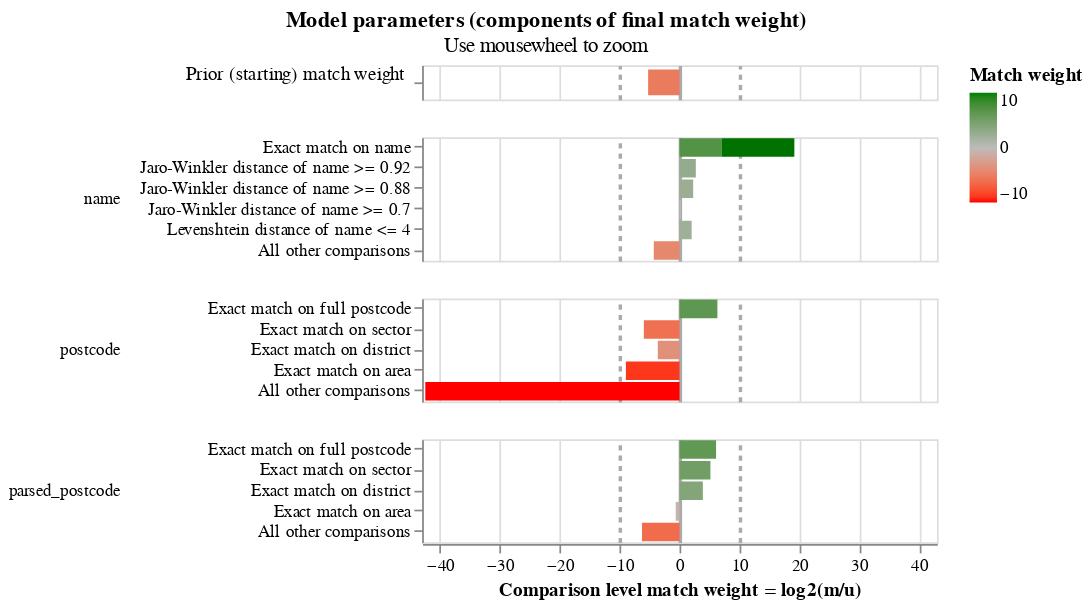

Notebook cell for this chart:
### Code cell
linker.visualisations.match_weights_chart()

### Figure 1 — Vega-Lite specification as saved in the notebook (floating-point values rounded to 4 significant figures)
{"config": {"view": {"continuousWidth": 300, "continuousHeight": 300, "discreteHeight": 60, "discreteWidth": 400}, "header": {"title": null}, "mark": {"tooltip": null}, "title": {"anchor": "middle"}}, "vconcat": [{"mark": {"type": "bar", "clip": true, "height": 15}, "encoding": {"color": {"field": "log2_bayes_factor", "scale": {"domain": [-10, 0, 10], "interpolate": "lab", "range": ["red", "#bbbbbb", "green"]}, "title": "Match weight", "type": "quantitative"}, "tooltip": [{"field": "comparison_name", "title": "Comparison name", "type": "nominal"}, {"field": "probability_two_random_records_match", "format": ".4f", "title": "Probability two random records match", "type": "nominal"}, {"field": "log2_bayes_factor", "format": ",.4f", "title": "Equivalent match weight", "type": "quantitative"}, {"field": "bayes_factor_description", "title": "Match weight description", "type": "nominal"}], "x": {"axis": {"domain": false, "gridColor": {"condition": {"test": "abs(datum.value / 10)  <= 1 & datum.value % 10 === 0", "value": "#aaa"}, "value": "#ddd"}, "gridDash": {"condition": {"test": "abs(datum.value / 10) == 1", "value": [3]}, "value": null}, "gridWidth": {"condition": {"test": "abs(datum.value / 10)  <= 1 & datum.value % 10 === 0", "value": 2}, "value": 1}, "labels": false, "ticks": false, "title": ""}, "field": "log2_bayes_factor", "scale": {"domain": [-43, 43]}, "type": "quantitative"}, "y": {"axis": {"title": "Prior (starting) match weight", "titleAlign": "right", "titleAngle": 0, "titleFontWeight": "normal"}, "field": "label_for_charts", "sort": {"field": "comparison_vector_value", "order": "descending"}, "type": "nominal"}}, "height": 20, "transform": [{"filter": "(datum.comparison_name == 'probability_two_random_records_match')"}]}, {"mark": {"type": "bar", "clip": true}, "encoding": {"color": {"field": "log2_bayes_factor", "scale": {"domain": [-10, 0, 10], "interpolate": "lab", "range": ["red", "#bbbbbb", "green"]}, "title": "Match weight", "type": "quantitative"}, "row": {"field": "comparison_name", "header": {"labelAlign": "left", "labelAnchor": "middle", "labelAngle": 0}, "sort": {"field": "comparison_sort_order"}, "type": "nominal"}, "tooltip": [{"field": "comparison_name", "title": "Comparison name", "type": "nominal"}, {"field": "label_for_charts", "title": "Label", "type": "ordinal"}, {"field": "sql_condition", "title": "SQL condition", "type": "nominal"}, {"field": "m_probability", "format": ".10~g", "title": "M probability", "type": "quantitative"}, {"field": "u_probability", "format": ".10~g", "title": "U probability", "type": "quantitative"}, {"field": "bayes_factor", "format": ",.6f", "title": "Bayes factor = m/u", "type": "quantitative"}, {"field": "log2_bayes_factor", "format": ".4~g", "title": "Match weight = log2(m/u)", "type": "quantitative"}, {"field": "bayes_factor_description", "title": "Match weight description", "type": "nominal"}, {"field": "m_probability_description", "title": "m probability description", "type": "nominal"}, {"field": "u_probability_description", "title": "u probability description", "type": "nominal"}], "x": {"axis": {"gridColor": {"condition": {"test": "abs(datum.value / 10)  <= 1 & datum.value % 10 === 0", "value": "#aaa"}, "value": "#ddd"}, "gridDash": {"condition": {"test": "abs(datum.value / 10) == 1", "value": [3]}, "value": null}, "gridWidth": {"condition": {"test": "abs(datum.value / 10)  <= 1 & datum.value % 10 === 0", "value": 2}, "value": 1}, "title": "Comparison level match weight = log2(m/u)"}, "field": "log2_bayes_factor", "scale": {"domain": [-43, 43]}, "type": "quantitative"}, "y": {"axis": {"title": null}, "field": "label_for_charts", "sort": {"field": "comparison_vector_value", "order": "descending"}, "type": "nominal"}}, "height": {"step": 12}, "resolve": {"axis": {"y": "independent"}, "scale": {"y": "independent"}}, "transform": [{"filter": "(datum.comparison_name != 'probability_two_random_records_match')"}]}], "data": {"name": "data-2e3942cdcbbb00876b905c0b3b030e2b"}, "params": [{"name": "mouse_zoom", "select": {"type": "interval", "encodings": ["x"]}, "bind": "scales", "views": []}], "resolve": {"axis": {"y": "independent"}, "scale": {"y": "independent"}}, "title": {"text": "Model parameters (components of final match weight)", "subtitle": "Use mousewheel to zoom"}, "$schema": "https://vega.github.io/schema/vega-lite/v5.9.3.json", "datasets": {"data-2e3942cdcbbb00876b905c0b3b030e2b": [{"comparison_name": "probability_two_random_records_match", "sql_condition": null, "label_for_charts": "", "m_probability": null, "u_probability": null, "m_probability_description": null, "u_probability_description": null, "has_tf_adjustments": false, "tf_adjustment_column": null, "tf_adjustment_weight": null, "is_null_level": false, "bayes_factor": 0.02631, "log2_bayes_factor": -5.248, "comparison_vector_value": 0, "max_comparison_vector_value": 0, "bayes_factor_description": "The probability that two random records drawn at random match is 0.026 or one in  39.0 records.This is equivalent to a starting match weight of -5.248.", "probability_two_random_records_match": 0.02563, "comparison_sort_order": -1}, {"comparison_name": "name", "sql_condition": "\"name_l\" = \"name_r\"", "label_for_charts": "Exact match on name", "m_probability": 6.293e-05, "u_probability": 4.894e-07, "m_probability_description": "Amongst matching record comparisons, 0.006293% of records (i.e. one in 15,891) are in the exact match on name comparison level", "u_probability_description": "Amongst non-matching record comparisons, 4.894e-05% of records (i.e. one in 2,043,470) are in the exact match on name comparison level", "has_tf_adjustments": true, "tf_adjustment_column": "name", "tf_adjustment_weight": 1.0, "is_null_level": false, "bayes_factor": 128.6, "log2_bayes_factor": 7.007, "comparison_vector_value": 4, "max_comparison_vector_value": 4, "bayes_factor_description": "If comparison level is `exact match on name` then comparison is 129 times more likely to be a match", "probability_two_random_records_match": 0.02563, "comparison_sort_order": 0}, {"comparison_name": "name", "sql_condition": "jaro_winkler_similarity(\"name_l\", \"name_r\") >= 0.92", "label_for_charts": "Jaro-Winkler distance of name >= 0.92", "m_probability": 0.0002452, "u_probability": 3.719e-05, "m_probability_description": "Amongst matching record comparisons, 0.02452% of records (i.e. one in 4,079) are in the jaro-winkler distance of name >= 0.92 comparison level", "u_probability_description": "Amongst non-matching record comparisons, 0.003719% of records (i.e. one in 26,888) are in the jaro-winkler distance of name >= 0.92 comparison level", "has_tf_adjustments": false, "tf_adjustment_column": null, "tf_adjustment_weight": 1.0, "is_null_level": false, "bayes_factor": 6.592, "log2_bayes_factor": 2.721, "comparison_vector_value": 3, "max_comparison_vector_value": 4, "bayes_factor_description": "If comparison level is `jaro-winkler distance of name >= 0.92` then comparison is 6.592 times more likely to be a match", "probability_two_random_records_match": 0.02563, "comparison_sort_order": 0}, {"comparison_name": "name", "sql_condition": "jaro_winkler_similarity(\"name_l\", \"name_r\") >= 0.88", "label_for_charts": "Jaro-Winkler distance of name >= 0.88", "m_probability": 0.0009992, "u_probability": 0.0002055, "m_probability_description": "Amongst matching record comparisons, 0.09992% of records (i.e. one in 1,001) are in the jaro-winkler distance of name >= 0.88 comparison level", "u_probability_description": "Amongst non-matching record comparisons, 0.02055% of records (i.e. one in 4,865) are in the jaro-winkler distance of name >= 0.88 comparison level", "has_tf_adjustments": false, "tf_adjustment_column": null, "tf_adjustment_weight": 1.0, "is_null_level": false, "bayes_factor": 4.861, "log2_bayes_factor": 2.281, "comparison_vector_value": 2, "max_comparison_vector_value": 4, "bayes_factor_description": "If comparison level is `jaro-winkler distance of name >= 0.88` then comparison is 4.861 times more likely to be a match", "probability_two_random_records_match": 0.02563, "comparison_sort_order": 0}, {"comparison_name": "name", "sql_condition": "jaro_winkler_similarity(\"name_l\", \"name_r\") >= 0.7", "label_for_charts": "Jaro-Winkler distance of name >= 0.7", "m_probability": 0.007283, "u_probability": 0.006153, "m_probability_description": "Amongst matching record comparisons, 0.7283% of records (i.e. one in 137) are in the jaro-winkler distance of name >= 0.7 comparison level", "u_probability_description": "Amongst non-matching record comparisons, 0.6153% of records (i.e. one in 163) are in the jaro-winkler distance of name >= 0.7 comparison level", "has_tf_adjustments": false, "tf_adjustment_column": null, "tf_adjustment_weight": 1.0, "is_null_level": false, "bayes_factor": 1.184, "log2_bayes_factor": 0.2432, "comparison_vector_value": 1, "max_comparison_vector_value": 4, "bayes_factor_description": "If comparison level is `jaro-winkler distance of name >= 0.7` then comparison is 1.184 times more likely to be a match", "probability_two_random_records_match": 0.02563, "comparison_sort_order": 0}, {"comparison_name": "name", "sql_condition": "ELSE", "label_for_charts": "All other comparisons", "m_probability": 0.4914, "u_probability": 0.4936, "m_probability_description": "Amongst matching record comparisons, 49.14% of records (i.e. one in 2.035) are in the all other comparisons comparison level", "u_probability_description": "Amongst non-matching record comparisons, 49.36% of records (i.e. one in 2.026) are in the all other comparisons comparison level", "has_tf_adjustments": false, "tf_adjustment_column": null, "tf_adjustment_weight": 1.0, "is_null_level": false, "bayes_factor": 0.9956, "log2_bayes_factor": -0.006427, "comparison_vector_value": 0, "max_comparison_vector_value": 4, "bayes_factor_description": "If comparison level is `all other comparisons` then comparison is 1.004 times less likely to be a match", "probability_two_random_records_match": 0.02563, "comparison_sort_order": 0}, {"comparison_name": "postcode", "sql_condition": "\"postcode_l\" = \"postcode_r\"", "label_for_charts": "Exact match on full postcode", "m_probability": 0.9999, "u_probability": 0.01247, "m_probability_description": "Amongst matching record comparisons, 99.99% of records (i.e. one in 1) are in the exact match on full postcode comparison level", "u_probability_description": "Amongst non-matching record comparisons, 1.247% of records (i.e. one in 80.19) are in the exact match on full postcode comparison level", "has_tf_adjustments": false, "tf_adjustment_column": null, "tf_adjustment_weight": 1.0, "is_null_level": false, "bayes_factor": 80.19, "log2_bayes_factor": 6.325, "comparison_vector_value": 4, "max_comparison_vector_value": 4, "bayes_factor_description": "If comparison level is `exact match on full postcode` then comparison is 80.19 times more likely to be a match", "probability_two_random_records_match": 0.02563, "comparison_sort_order": 1}, {"comparison_name": "postcode", "sql_condition": "NULLIF(regexp_extract(\"postcode_l\", '^[A-Za-z]{1,2}[0-9][A-Za-z0-9]? [0-9]', 0), '') = NULLIF(regexp_extract(\"postcode_r\", '^[A-Za-z]{1,2}[0-9][A-Za-z0-9]? [0-9]', 0), '')", "label_for_charts": "Exact match on sector", "m_probability": 4.094e-06, "u_probability": 0.0002554, "m_probability_description": "Amongst matching record comparisons, 0.0004094% of records (i.e. one in 244,264) are in the exact match on sector comparison level", "u_probability_description": "Amongst non-matching record comparisons, 0.02554% of records (i.e. one in 3,915) are in the exact match on sector comparison level", "has_tf_adjustments": false, "tf_adjustment_column": null, "tf_adjustment_weight": 1.0, "is_null_level": false, "bayes_factor": 0.01603, "log2_bayes_factor": -5.963, "comparison_vector_value": 3, "max_comparison_vector_value": 4, "bayes_factor_description": "If comparison level is `exact match on sector` then comparison is 62.4 times less likely to be a match", "probability_two_random_records_match": 0.02563, "comparison_sort_order": 1}, {"comparison_name": "postcode", "sql_condition": "NULLIF(regexp_extract(\"postcode_l\", '^[A-Za-z]{1,2}[0-9][A-Za-z0-9]?', 0), '') = NULLIF(regexp_extract(\"postcode_r\", '^[A-Za-z]{1,2}[0-9][A-Za-z0-9]?', 0), '')", "label_for_charts": "Exact match on district", "m_probability": 4.835e-05, "u_probability": 0.0005994, "m_probability_description": "Amongst matching record comparisons, 0.004835% of records (i.e. one in 20,683) are in the exact match on district comparison level", "u_probability_description": "Amongst non-matching record comparisons, 0.05994% of records (i.e. one in 1,668) are in the exact match on district comparison level", "has_tf_adjustments": false, "tf_adjustment_column": null, "tf_adjustment_weight": 1.0, "is_null_level": false, "bayes_factor": 0.08067, "log2_bayes_factor": -3.632, "comparison_vector_value": 2, "max_comparison_vector_value": 4, "bayes_factor_description": "If comparison level is `exact match on district` then comparison is 12.4 times less likely to be a match", "probability_two_random_records_match": 0.02563, "comparison_sort_order": 1}, {"comparison_name": "postcode", "sql_condition": "NULLIF(regexp_extract(\"postcode_l\", '^[A-Za-z]{1,2}', 0), '') = NULLIF(regexp_extract(\"postcode_r\", '^[A-Za-z]{1,2}', 0), '')", "label_for_charts": "Exact match on area", "m_probability": 3.738e-05, "u_probability": 0.01865, "m_probability_description": "Amongst matching record comparisons, 0.003738% of records (i.e. one in 26,752) are in the exact match on area comparison level", "u_probability_description": "Amongst non-matching record comparisons, 1.865% of records (i.e. one in 53.62) are in the exact match on area comparison level", "has_tf_adjustments": false, "tf_adjustment_column": null, "tf_adjustment_weight": 1.0, "is_null_level": false, "bayes_factor": 0.002004, "log2_bayes_factor": -8.963, "comparison_vector_value": 1, "max_comparison_vector_value": 4, "bayes_factor_description": "If comparison level is `exact match on area` then comparison is 499 times less likely to be a match", "probability_two_random_records_match": 0.02563, "comparison_sort_order": 1}, {"comparison_name": "postcode", "sql_condition": "ELSE", "label_for_charts": "All other comparisons", "m_probability": 1.587e-13, "u_probability": 0.968, "m_probability_description": "Amongst matching record comparisons, 1.587e-11% of records (i.e. one in 6,299,525,952,484) are in the all other comparisons comparison level", "u_probability_description": "Amongst non-matching record comparisons, 96.8% of records (i.e. one in 1.033) are in the all other comparisons comparison level", "has_tf_adjustments": false, "tf_adjustment_column": null, "tf_adjustment_weight": 1.0, "is_null_level": false, "bayes_factor": 1.64e-13, "log2_bayes_factor": -42.47, "comparison_vector_value": 0, "max_comparison_vector_value": 4, "bayes_factor_description": "If comparison level is `all other comparisons` then comparison is 6,098,108,137,560 times less likely to be a match", "probability_two_random_records_match": 0.02563, "comparison_sort_order": 1}, {"comparison_name": "parsed_postcode", "sql_condition": "\"parsed.postcode_l\" = \"parsed.postcode_r\"", "label_for_charts": "Exact match on full postcode", "m_probability": 0.95, "u_probability": 0.0138, "m_probability_description": "Amongst matching record comparisons, 95% of records (i.e. one in 1.053) are in the exact match on full postcode comparison level", "u_probability_description": "Amongst non-matching record comparisons, 1.38% of records (i.e. one in 72.48) are in the exact match on full postcode comparison level", "has_tf_adjustments": false, "tf_adjustment_column": null, "tf_adjustment_weight": 1.0, "is_null_level": false, "bayes_factor": 68.86, "log2_bayes_factor": 6.106, "comparison_vector_value": 4, "max_comparison_vector_value": 4, "bayes_factor_description": "If comparison level is `exact match on full postcode` then comparison is 68.86 times more likely to be a match", "probability_two_random_records_match": 0.02563, "comparison_sort_order": 2}, {"comparison_name": "parsed_postcode", "sql_condition": "NULLIF(regexp_extract(\"parsed.postcode_l\", '^[A-Za-z]{1,2}[0-9][A-Za-z0-9]? [0-9]', 0), '') = NULLIF(regexp_extract(\"parsed.postcode_r\", '^[A-Za-z]{1,2}[0-9][A-Za-z0-9]? [0-9]', 0), '')", "label_for_charts": "Exact match on sector", "m_probability": 0.0125, "u_probability": 0.0003497, "m_probability_description": "Amongst matching record comparisons, 1.25% of records (i.e. one in 80) are in the exact match on sector comparison level", "u_probability_description": "Amongst non-matching record comparisons, 0.03497% of records (i.e. one in 2,860) are in the exact match on sector comparison level", "has_tf_adjustments": false, "tf_adjustment_column": null, "tf_adjustment_weight": 1.0, "is_null_level": false, "bayes_factor": 35.75, "log2_bayes_factor": 5.16, "comparison_vector_value": 3, "max_comparison_vector_value": 4, "bayes_factor_description": "If comparison level is `exact match on sector` then comparison is 35.75 times more likely to be a match", "probability_two_random_records_match": 0.02563, "comparison_sort_order": 2}, {"comparison_name": "parsed_postcode", "sql_condition": "NULLIF(regexp_extract(\"parsed.postcode_l\", '^[A-Za-z]{1,2}[0-9][A-Za-z0-9]?', 0), '') = NULLIF(regexp_extract(\"parsed.postcode_r\", '^[A-Za-z]{1,2}[0-9][A-Za-z0-9]?', 0), '')", "label_for_charts": "Exact match on district", "m_probability": 0.0125, "u_probability": 0.000841, "m_probability_description": "Amongst matching record comparisons, 1.25% of records (i.e. one in 80) are in the exact match on district comparison level", "u_probability_description": "Amongst non-matching record comparisons, 0.0841% of records (i.e. one in 1,189) are in the exact match on district comparison level", "has_tf_adjustments": false, "tf_adjustment_column": null, "tf_adjustment_weight": 1.0, "is_null_level": false, "bayes_factor": 14.86, "log2_bayes_factor": 3.894, "comparison_vector_value": 2, "max_comparison_vector_value": 4, "bayes_factor_description": "If comparison level is `exact match on district` then comparison is 14.86 times more likely to be a match", "probability_two_random_records_match": 0.02563, "comparison_sort_order": 2}, {"comparison_name": "parsed_postcode", "sql_condition": "NULLIF(regexp_extract(\"parsed.postcode_l\", '^[A-Za-z]{1,2}', 0), '') = NULLIF(regexp_extract(\"parsed.postcode_r\", '^[A-Za-z]{1,2}', 0), '')", "label_for_charts": "Exact match on area", "m_probability": 0.0125, "u_probability": 0.01942, "m_probability_description": "Amongst matching record comparisons, 1.25% of records (i.e. one in 80) are in the exact match on area comparison level", "u_probability_description": "Amongst non-matching record comparisons, 1.942% of records (i.e. one in 51.49) are in the exact match on area comparison level", "has_tf_adjustments": false, "tf_adjustment_column": null, "tf_adjustment_weight": 1.0, "is_null_level": false, "bayes_factor": 0.6437, "log2_bayes_factor": -0.6356, "comparison_vector_value": 1, "max_comparison_vector_value": 4, "bayes_factor_description": "If comparison level is `exact match on area` then comparison is 1.554 times less likely to be a match", "probability_two_random_records_match": 0.02563, "comparison_sort_order": 2}, {"comparison_name": "parsed_postcode", "sql_condition": "ELSE", "label_for_charts": "All other comparisons", "m_probability": 0.0125, "u_probability": 0.9656, "m_probability_description": "Amongst matching record comparisons, 1.25% of records (i.e. one in 80) are in the all other comparisons comparison level", "u_probability_description": "Amongst non-matching record comparisons, 96.56% of records (i.e. one in 1.036) are in the all other comparisons comparison level", "has_tf_adjustments": false, "tf_adjustment_column": null, "tf_adjustment_weight": 1.0, "is_null_level": false, "bayes_factor": 0.01295, "log2_bayes_factor": -6.271, "comparison_vector_value": 0, "max_comparison_vector_value": 4, "bayes_factor_description": "If comparison level is `all other comparisons` then comparison is 77.25 times less likely to be a match", "probability_two_random_records_match": 0.02563, "comparison_sort_order": 2}, {"comparison_name": "name", "sql_condition": "\"name_l\" = \"name_r\"", "label_for_charts": "Exact match on name", "m_probability": 0.95, "u_probability": 0.0002055, "m_probability_description": "Amongst matching record comparisons, 95% of records (i.e. one in 1.053) are in the exact match on name comparison level", "u_probability_description": "Amongst non-matching record comparisons, 0.02055% of records (i.e. one in 4,865) are in the exact match on name comparison level", "has_tf_adjustments": false, "tf_adjustment_column": null, "tf_adjustment_weight": 1.0, "is_null_level": false, "bayes_factor": 4622.0, "log2_bayes_factor": 12.17, "comparison_vector_value": 2, "max_comparison_vector_value": 2, "bayes_factor_description": "If comparison level is `exact match on name` then comparison is 4,622 times more likely to be a match", "probability_two_random_records_match": 0.02563, "comparison_sort_order": 3}, {"comparison_name": "name", "sql_condition": "levenshtein(\"name_l\", \"name_r\") <= 4", "label_for_charts": "Levenshtein distance of name <= 4", "m_probability": 0.025, "u_probability": 0.006153, "m_probability_description": "Amongst matching record comparisons, 2.5% of records (i.e. one in 40) are in the levenshtein distance of name <= 4 comparison level", "u_probability_description": "Amongst non-matching record comparisons, 0.6153% of records (i.e. one in 163) are in the levenshtein distance of name <= 4 comparison level", "has_tf_adjustments": false, "tf_adjustment_column": null, "tf_adjustment_weight": 1.0, "is_null_level": false, "bayes_factor": 4.063, "log2_bayes_factor": 2.023, "comparison_vector_value": 1, "max_comparison_vector_value": 2, "bayes_factor_description": "If comparison level is `levenshtein distance of name <= 4` then comparison is 4.063 times more likely to be a match", "probability_two_random_records_match": 0.02563, "comparison_sort_order": 3}, {"comparison_name": "name", "sql_condition": "ELSE", "label_for_charts": "All other comparisons", "m_probability": 0.025, "u_probability": 0.4936, "m_probability_description": "Amongst matching record comparisons, 2.5% of records (i.e. one in 40) are in the all other comparisons comparison level", "u_probability_description": "Amongst non-matching record comparisons, 49.36% of records (i.e. one in 2.026) are in the all other comparisons comparison level", "has_tf_adjustments": false, "tf_adjustment_column": null, "tf_adjustment_weight": 1.0, "is_null_level": false, "bayes_factor": 0.05065, "log2_bayes_factor": -4.303, "comparison_vector_value": 0, "max_comparison_vector_value": 2, "bayes_factor_description": "If comparison level is `all other comparisons` then comparison is 19.74 times less likely to be a match", "probability_two_random_records_match": 0.02563, "comparison_sort_order": 3}]}}
